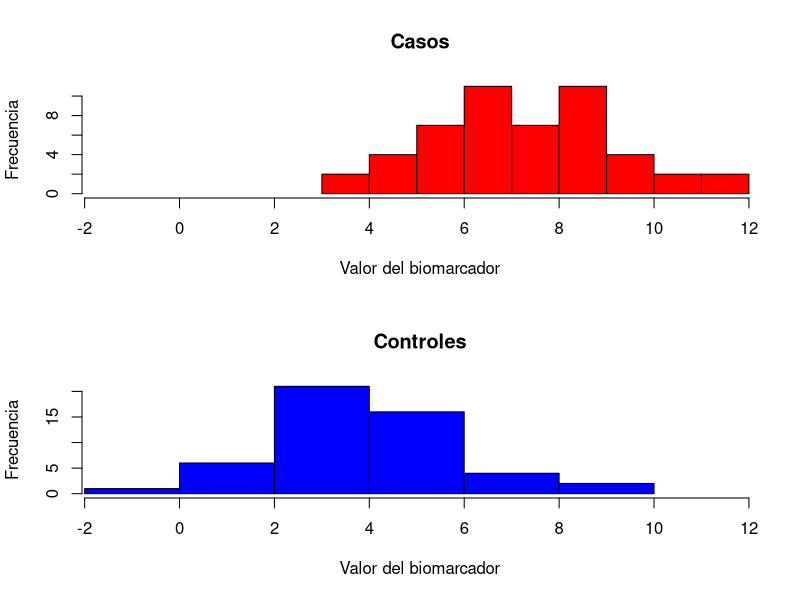
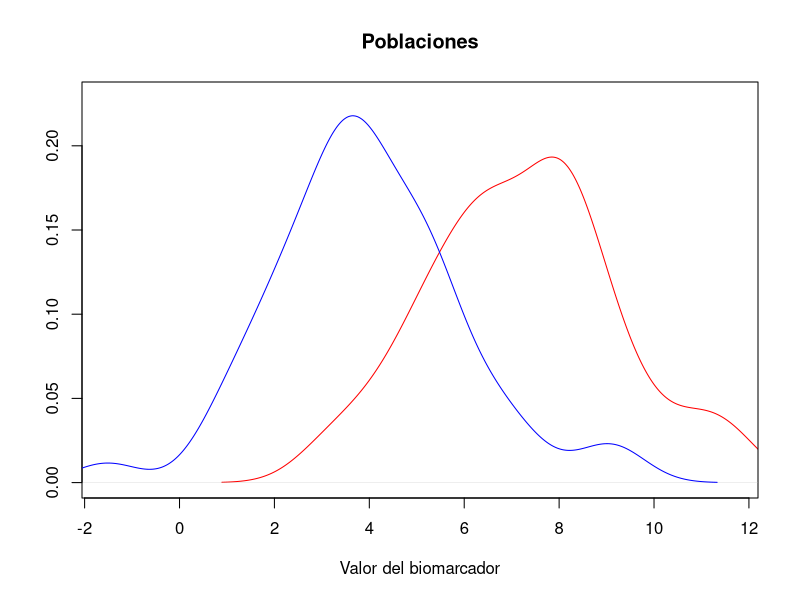

The R source for these figures, in order: (Note: this script raises an error after producing the figures.)
###############################################################################
# Funcion auxiliar para hacer un gráfico de las distintas poblaciones

poblaciones1 <- function(casos, controles){
  
  #############################################################################
  # casos: Valores de los individuos enfermos
  # Controles: Valores de los individuos sanos
  #############################################################################

  if(!is.numeric(casos))     stop("Los casos deben ser numericos")
  if(!is.numeric(controles)) stop("Los controles deben ser numericos") 
  
  par(mfrow=c(2,1))
  hist(casos, col = "red",
       xlim = c(min(c(controles, casos)),max(c(controles, casos))),
       main = "Casos", xlab = "Valor del biomarcador", ylab = "Frecuencia")
  hist(controles, col = "blue",
       xlim = c(min(c(controles, casos)),max(c(controles, casos))),
       main = "Controles", xlab = "Valor del biomarcador", ylab = "Frecuencia")
  par(mfrow=c(1,1))
}

set.seed(285899)
poblaciones1( casos = rnorm(50, 7, 2), controles = rnorm(50, 4, 2))



###############################################################################
# Funcion auxiliar para hacer un gráfico de las distintas poblaciones

poblaciones2 <- function(casos, controles){
  
  #############################################################################
  # casos: Valores de los individuos enfermos
  # Controles: Valores de los individuos sanos
  #############################################################################
  
  if(!is.numeric(casos))     stop("Los casos deben ser numericos")
  if(!is.numeric(controles)) stop("Los controles deben ser numericos") 
  
  plot(density(casos), col = "red",
       xlim = c(min(c(controles, casos)),max(c(controles, casos))), 
       ylim = c(0,1.05*max(c(max(density(casos)$y)),max(density(controles)$y))),
       main = "Poblaciones", xlab = "Valor del biomarcador", ylab = "")
  lines(density(controles), col = "blue")
}

set.seed(285899)
poblaciones2(casos = rnorm(50, 7, 2), controles = rnorm(50, 4, 2))



###############################################################################
# Funcion auxiliar para el calculo de la sensibilidad y especificidad 

calculo_SeSp <- function (casos, controles){
  
  #############################################################################
  # casos: Valores de los individuos enfermos
  # Controles: Valores de los individuos sanos
  #############################################################################
  
  if(!is.numeric(casos))     stop("Los casos deben ser numericos")
  if(!is.numeric(controles)) stop("Los controles deben ser numericos") 
  
  # Creacion de variables auxiliares y manipulacion de argumentos
  enf <- length(casos)
  san <- length(controles)
  casos <- sort(casos)
  controles <- sort(controles)
  cc <- sort(unique(c(casos, controles)))
  aux1 <- min(cc) - (0.01*min(cc))^2
  aux2 <- max(cc) + 0.01*max(cc)
  cc <- c(aux1, cc, aux2)
  
  roc <- data.frame(cc)
  # Cálculo de sensibilidad y especificidad para diferentes puntos de corte
  for(i in 1:length(cc)){
    roc$Se[i] <- sum(casos >= roc$cc[i])/enf
    roc$Sp[i] <- sum(controles < roc$cc[i])/san
    # roc$Se[i] <- sum(casos > roc$cc[i])/enf
    # roc$Sp[i] <- sum(controles < roc$cc[i])/san
  }
  
  return(roc)
}

set.seed(285899)
calculo_SeSp(casos = rnorm(50, 7, 2), controles = rnorm(50, 4, 2))



###############################################################################
# Funcion auxiliar para el calculo de la sensibilidad y especificidad tomando 
# la distribucion suavizada de los datos recogidos

calculo_SeSp_suavizado <- function (casos, controles){
  
  #############################################################################
  # casos: Valores de los individuos enfermos
  # Controles: Valores de los individuos sanos
  #############################################################################
  
  if(!is.numeric(casos))     stop("Los casos deben ser numericos")
  if(!is.numeric(controles)) stop("Los controles deben ser numericos") 
  
  # Creacion de variables auxiliares y manipulacion de argumentos
  dens_casos <- density(casos)
  dens_control <- density(controles)
  dens_casos$y <- dens_casos$y/sum(dens_casos$y)
  dens_control$y <- dens_control$y/sum(dens_control$y)
  cc <- sort(unique(c(dens_casos$x, dens_control$x)))
  aux1 <- min(cc) - (0.01*min(cc))^2
  aux2 <- max(cc) + 0.01*max(cc)
  cc <- c(aux1, cc, aux2)
  roc <- data.frame(cc)
  
  # Cálculo de sensibilidad y especificidad para diferentes puntos de corte
  for(i in 1:length(cc)){
    roc$Se[i] <- sum(dens_casos$y[dens_casos$x >= roc$cc[i]] )
    roc$Sp[i] <- sum(dens_control$y[dens_control$x < roc$cc[i]])
  }
  
  return(roc)
}

set.seed(285899)
calculo_SeSp_suavizado(casos = rnorm(50, 7, 2), controles = rnorm(50, 4, 2))



###############################################################################
# Funcion auxiliar para el calculo del AUC

calculo_auc <- function(roc){
  
  #############################################################################
  # roc: objeto creado por la funcion calculo_SeSp, calculo_SeSp_suavizado o
  # calculo_SeSp_parametrico. Contiene datos de la sensibilidad y especificidad
  #############################################################################
  
  if(!is.data.frame(roc)) stop("Parametro roc no valido")

  roc <- roc[nrow(roc):1,]
  auc <- 0
  for(i in 2:(nrow(roc))){
    auc <- auc + ((1-roc$Sp[i])-(1-roc$Sp[i-1]))*roc$Se[i-1]+((1-roc$Sp[i])-(1-roc$Sp[i-1]))*(roc$Se[i]-roc$Se[i-1])/2
  }
  
  return(auc)
}

set.seed(285899)
calculo_auc(calculo_SeSp(casos = rnorm(50, 7, 2), controles = rnorm(50, 4, 2))) 
calculo_auc(calculo_SeSp_suavizado(casos = rnorm(50, 7, 2), controles = rnorm(50, 4, 2))) 



###############################################################################
# Funcion auxiliar para el calculo del intervalo de confianza del AUC 
# utilizando bootstrap

ICauc_bootstrap <- function(casos, controles, Nsim, alpha){
  
  #############################################################################
  # casos: datos recogidos de los enfermos
  # controles: datos recogidos de los sanos
  # Nsim: numero de simulaciones que se van a utilizar en bootstrap
  # alpha: nivel de confianza
  #############################################################################
  
  if(!is.numeric(casos))     stop("Los casos deben ser numericos")
  if(!is.numeric(controles)) stop("Los controles deben ser numericos") 
  if(!is.numeric(Nsim))      stop("Los casos deben ser numericos")
  if(alpha<0 | alpha>1)      stop("Los controles deben ser numericos") 
  if(Nsim > 10000)           warning("Si Nsim es muy grande puede tardar mucho")
  
  enf <- length(casos)
  san <- length(controles)
  controles_sim <- matrix(0, ncol = Nsim, nrow = san)
  casos_sim <- matrix(0, ncol = Nsim, nrow = enf)
  for (i in 1:Nsim) {
    controles_sim[,i] <- sample(controles, san, replace = TRUE)
    casos_sim[,i] <-  sample(casos, enf, replace = TRUE)
  }
  auci <- rep(0,Nsim)
  for (i in 1:Nsim){
    roci <- calculo_SeSp(casos_sim[,i], controles_sim[,i])
    auci[i] <- calculo_auc(roci)
  }
  return(quantile(auci, c(alpha/2, 1-alpha/2))) # PFFF
}

set.seed(285899)
ICauc_bootstrap(casos = rnorm(50, 7, 2), controles = rnorm(50, 4, 2), Nsim = 30, alpha = 0.05)



###############################################################################
# Funcion auxiliar para el calculo del pAUC

calculo_pauc <- function(roc, AUC){
  
  #############################################################################
  # roc: objeto creado por la funcion calculo_SeSp contiene datos de la 
  #      sensibilidad y especificidad
  # AUC: rango de valores del complementario de la especificidad en el que se 
  #      quiere calcular el area
  #############################################################################
  
  if(!is.numeric(AUC) | length(AUC)!=2) 
    {stop("AUC debe ser un vector de longitud 2")}
  if(AUC[1]<0 | AUC[1]>1 | AUC[2]<0 | AUC[2]>1) 
    {stop("AUC no valido. Debe ser mayor que 0 y menor que 1")}
  if(!is.data.frame(roc) | ncol(roc)<3) 
    {stop("Argumento roc no valido")} 
  
  roc <- roc[nrow(roc):1,]
  pauc <- 0
  indices <- which( (1-roc$Sp)>AUC[1] & (1-roc$Sp)<AUC[2] )
  for(i in (min(indices)+1):(max(indices))){
    pauc <- pauc + ((1-roc$Sp[i])-(1-roc$Sp[i-1]))*roc$Se[i-1]+((1-roc$Sp[i])-(1-roc$Sp[i-1]))*(roc$Se[i]-roc$Se[i-1])/2
  }
  pauc <- pauc /(AUC[2]-AUC[1])  

    return(pauc)
}

set.seed(285899)
calculo_pauc( calculo_SeSp(casos = rnorm(50, 7, 2), controles = rnorm(50, 4, 2)), AUC = c(0.5,0.8)) 
calculo_pauc( calculo_SeSp_suavizado(casos = rnorm(50, 7, 2), controles = rnorm(50, 4, 2)), AUC = c(0.5,0.8)) 


###############################################################################
# REPASAR
# Funcion auxiliar para calcular los intervalos de confianza de la sensiblidad
# y la especificidad

IC_SeSp <- function(roc, enf, san, alpha){
  
  #############################################################################
  # roc: objeto creado por la funcion calculo_SeSp contiene datos de la 
  #      sensibilidad y especificidad
  #############################################################################
  
  if(!is.data.frame(roc) | ncol(roc)<3) stop("Argumento roc no valido") 
  if(!is.numeric(enf))                  stop("enf debe ser un numerico")
  if(!is.numeric(san))                  stop("san debe ser un numerico")
  if(alpha<0 | alpha>1) stop("alpha no valido. Debe ser mayor que 0 y menor que 1")
  
  for(i in 1:nrow(roc)){
    if (roc$Se[i] != 0 & roc$Se[i] != 1){
      roc$ciiSe[i] <- ICnorm(roc$Se[i]*enf, enf, alpha)[2]
      roc$cisSe[i] <- ICnorm(roc$Se[i]*enf, enf, alpha)[3]
    }else{
      roc$ciiSe[i] <- roc$Se[i]  
      roc$cisSe[i] <- roc$Se[i] }
    if (roc$Sp[i] != 0 & roc$Sp[i] != 1){
      roc$ciiSp[i] <- ICnorm(roc$Sp[i]*san, san, alpha)[2]
      roc$cisSp[i] <- ICnorm(roc$Sp[i]*san, san, alpha)[3]
    }else{
      roc$ciiSp[i] <- roc$Sp[i]  
      roc$cisSp[i] <- roc$Sp[i] }
    if (roc$ciiSe[i] < 0) roc$ciiSe[i] <- 0
    if (roc$ciiSe[i] > 1) roc$ciiSe[i] <- 1
    if (roc$cisSe[i] < 0) roc$cisSe[i] <- 0
    if (roc$cisSe[i] > 1) roc$cisSe[i] <- 1
    if (roc$ciiSp[i] < 0) roc$ciiSp[i] <- 0
    if (roc$ciiSp[i] > 1) roc$ciiSp[i] <- 1
    if (roc$cisSp[i] < 0) roc$cisSp[i] <- 0
    if (roc$cisSp[i] > 1) roc$cisSp[i] <- 1
  }

  cat("Numero de individuos medidos:", enf+san, "\n")
  return(roc)
}

set.seed(285899)
IC_SeSp(calculo_SeSp(casos = rnorm(50, 7, 2), controles = rnorm(50, 4, 2)), 50, 50, 0.05)



###############################################################################
# Funcion auxiliar para hacer la gráfica de la curva ROC

plot_roc <- function(roc, plot.ic, auc){
  
  #############################################################################
  # roc: objeto creado por la funcion calculo_SeSp o similares. Contiene datos 
  #      de la sensibilidad y especificidad
  # plot.ic: booleano. Indica si se quiere graficar el IC
  #############################################################################
  
  if(!is.data.frame(roc))   stop("Argumento roc no valido")
  if(!is.logical(plot.ic))  stop("plot.ic debe ser un booleano")
  
  roc <- roc[nrow(roc):1,]
  plot(1-roc$Sp, roc$Se, 
       xlab = "1-Especificidad", ylab = "Sensibilidad", main = "Curva ROC",
       xlim = c(0, 1), ylim = c(0, 1), type = "l")
  abline(a=0, b=1, col= "grey")
  
  # Si pide graficar el intervalo
  if(plot.ic == TRUE){
    lines(1-roc$ciiSp, roc$ciiSe, col = "blue")
    lines(1-roc$cisSp, roc$cisSe, col = "blue")
  }
  
  # texo con el valor del AUC si se ha pedido
  if(is.numeric(auc)){
    texto <- paste("AUC = ", round(auc[1],3))
    text(0.60,0.2,texto, adj = c(0,0))
    if(length(auc)==3){
      texto <- paste("IC = (",round(auc[2],3),",",round(auc[3],3),")")
      text(0.60,0.05,texto, col = "blue", adj = c(0,0))
    }
  }
}

set.seed(285899)
plot_roc(calculo_SeSp(casos = rnorm(50, 7, 2), controles = rnorm(50, 4, 2)), FALSE, auc = FALSE)
plot_roc(IC_SeSp(calculo_SeSp(casos = rnorm(50, 7, 2), controles = rnorm(50, 4, 2)), 50,50, 0.05), TRUE, auc = c(0.864, 0.69598,0.86703))
plot_roc(IC_SeSp(calculo_SeSp(casos = rnorm(500, 7, 1.5), controles = rnorm(300, 5, 2)), 500,300, 0.05), TRUE, auc = 0.77769)



###############################################################################
# Función para el cálculo de curvas ROC no parametricas 

Roc <- function(casos, controles, smooth = FALSE, IC = FALSE, 
                plot = TRUE, plot.ic = FALSE, alpha = 0.05,
                AUC = TRUE, AUC.ic = FALSE, Nsim = 500, pAUC = FALSE,
                descriptivo = FALSE){
  
  #############################################################################
  # casos: Valores de los individuos enfermos
  # Controles: Valores de los individuos sanos
  # smooth: guarda los datos suavizados en vez de los empiricos
  # IC: calcula los intervalos de confianza para la Se y la Sp
  # plot: si plot=TRUE realiza el gráfico de la curva
  # plot.ic: gráfico con los intervalos de confianza o no
  # alpha: nivel de confianza de las estimaciones
  # AUC: si AUC=TRUE calcula el area bajo la curva 
  # AIC.ic: calculo del intervalo de confianza del AUC mediante bootstrap
  # Nsim: numero de simulaciones de bootstrap
  # Descriptivo: grafico descriptivo de las poblaciones de sanos y enfermos
  #############################################################################
  
  # Comprobación de los argumentos
  if(!is.logical(smooth))    stop("El argumento smooth debe ser TRUE o FALSE")
  if(!is.logical(IC))        stop("El argumento IC debe ser TRUE o FALSE")
  if(!is.logical(plot))      stop("El argumento plot debe ser TRUE o FALSE")
  if(!is.logical(plot.ic))   stop("El argumento plot.ic debe ser TRUE o FALSE")
  
  #Eliminar los missing
  if(sum(is.na(casos))!=0){
    warning("Los missing de los casos se eliminarán")
    casos <- casos[!is.na(casos)] }
  if(sum(is.na(controles))!=0){
    warning("Los missing de los controles se eliminarán")
    controles <- controles[!is.na(controles)] }
  # OTros warnings
  if(plot == FALSE & plot.ic == TRUE){
    warning("No se ha soliciado el gráfico principal.Poner plot = TRUE")}
  
  
  # Descriptivo de las poblaciones
  if (descriptivo == 1) poblaciones1(casos, controles)
  if (descriptivo == 2) poblaciones2(casos, controles)  
  
  # Obtencion de la sensibilidad y la especificidad
  enf <- length(casos)
  san <- length(controles)
  n <- enf + san
  # suavizado o no de los datos
  if(smooth == TRUE){
    roc <- calculo_SeSp_suavizado(casos, controles)
  }else{ 
    roc <- calculo_SeSp(casos, controles) }
  
  # Calculo del IC de la curva ROC para la curva suponiendo normalidad
  if(IC == TRUE){
    roc <- IC_SeSp(roc, enf, san, alpha)
  }

  # Cálculo del AUC
  auc <- NULL
  if(AUC[1]==TRUE & length(AUC)==1){
    auc <- calculo_auc(roc)
    if(AUC.ic == TRUE) {
      auc <- c(auc, ICauc_bootstrap(casos, controles, Nsim, alpha)) # PFFF
    }
  }
  
  # Calculo del pauc
  pauc <- NULL  
  if(is.numeric(pAUC) & length(pAUC)==2){
    pauc <- calculo_pauc(roc, pAUC)
  }
  
  # Dibujo de la curva ROC
  if(plot==TRUE) plot_roc(roc, plot.ic, auc)
  
    return(list(casos, controles, roc, auc, pauc)) # auc
}


# Roc(casos, controles, smooth = FALSE, IC = FALSE, plot = TRUE, plot.ic = FALSE,
# alpha = 0.05, AUC = TRUE, AUC.ic = FALSE, Nsim = 300, descriptivo = FALSE)
set.seed(285899)
Roc(casos = rnorm(50, 7, 1.5), controles = rnorm(50, 4, 2)) # 0.9085
roc <- Roc(casos = rnorm(50, 7, 1.5), controles = rnorm(50, 4, 2), plot.ic = TRUE, IC = TRUE, AUC.ic = TRUE, descriptivo = 2)
Roc(casos = rnorm(50, 7, 1.5), controles = rnorm(50, 4, 2),
    plot.ic = TRUE, IC = TRUE, AUC.ic = TRUE, smooth = TRUE)
Roc(casos = rnorm(50, 7, 1.5), controles = rnorm(50, 4, 2), pAUC = c(0.6,0.8))

# library(pROC)
# ?roc
# plot(roc(cases=casos, controls=controles))
# roc(cases=0:10, controls= -5:5)



###############################################################################
# Funcion auxiliar para el calculo de la sensibilidad y especificidad tomando 
# una distribucion conocida para sanos y enfermos.

calculo_SeSp_parametrico <- function(casos, controles, puntos){
  
  #############################################################################
  # casos: Valores de los parametros de la distribucion de enfermos
  # Controles: Valores de los parametros de la distribucion de sanos
  # puntos: numero de divisiones a realizar
  #############################################################################
  
  if(!is.numeric(casos) | length(casos)!= 2){
    stop("Hay que porporcionar los parámetros de la distribución de los casos") }
  if(!is.numeric(controles)| length(controles)!= 2){
    stop("Hay que porporcionar los parámetros de la distribución de los controles") }
  if(!is.numeric(puntos)) stop("El argumento puntos debe toomar un valor numérico")
  
  cat(" Se asumen distribuciones normales para casos y controles. ", "\n")
  # media-5*sd = 99.99 probabilidad
  # minimo y maximo para el dominio de valores factibles
  con_min <- casos[1]-5*casos[2] 
  cas_max <- controles[1]+5*controles[2]
  cortes <- c(-Inf, seq(from = con_min, to = cas_max, by = (cas_max - con_min)/puntos), Inf)
  roc <- data.frame(cortes)
  
  # Cálculo de sensibilidad y especificidad para diferentes puntos de corte
  roc$Se[1] <- 1
  roc$Sp[1] <- 0
  roc$Se[length(cortes)] <- 0
  roc$Sp[length(cortes)] <- 1 
  for(i in 2:length(cortes)-1){
    # repasar esto
    roc$Se[i] <- pnorm(cortes[i], casos[1], casos[2], lower.tail = FALSE)
    roc$Sp[i] <- pnorm(cortes[i], controles[1], controles[2], lower.tail = TRUE)
  }
  
  return(roc)
}

set.seed(1996)
calculo_SeSp_parametrico(casos = c(3,1), controles = c(1,1), puntos=100)



###############################################################################
# Funcion auxiliar para hacer un gráfico de las distintas poblaciones

poblaciones3 <- function(casos, controles){
  
  #############################################################################
  # casos: Valores de los individuos enfermos
  # Controles: Valores de los individuos sanos
  #############################################################################
  
  if(!is.numeric(casos))     stop("Los casos deben ser numericos")
  if(!is.numeric(controles)) stop("Los controles deben ser numericos") 
  
  curve(dnorm(x,casos[1],casos[2]),col = "red",
        xlim = c(min(controles[1]-5*controles[2],casos[1]-5*casos[2]), max(casos[1]+5*casos[2],controles[1]+5*controles[2])),
        ylim = c(0,0.4/min(casos[2], controles[2])),
        main = "Poblaciones", xlab = "Valor del biomarcador", ylab = "")
  curve(dnorm(x,controles[1],controles[2]), add=TRUE)
}

set.seed(285899)
poblaciones3( casos = c(7, 1), controles = c(4, 2))



###############################################################################
# Función para el cálculo de curvas ROC parametricas teniendo la distribucion 
# de las poblaciones de sanos y enfermos. Se momeno la distribucion de los 
# sanos y enfermos solo puede ser normal.

Roc_parametrica <- function(casos, controles, 
                            AUC = TRUE, plot = TRUE,  alpha = 0.05, 
                            descriptivo = FALSE ,puntos= 516){
  
  #############################################################################
  # casos : parametros de la distribucion de los enfermos
  # controles : parametros de la distribucion de los sanos
  # dist.casos : distribucion de los enfermos 
  # dist.controles : distribucion de los sanos
  # plot: si plot=TRUE realiza el gráfico de la curva
  # AUC: si AUC=TRUE calcula el area bajo la curva 
  # alpha: nivel de confianza para las estimaciones
  # puntos: número de divisiones del espacio para el calculo de la aproximacion 
  # descriptivo: indica si hay que graficar las poblaciones de sanos y enfermos   
  #############################################################################
  
  # Comprobación de los argumentos
  if(!is.numeric(casos) | length(casos)>4){
    stop("Hay que porporcionar los parámetros de la distribución de los casos") }
  if(!is.numeric(controles)| length(controles)>4){
    stop("Hay que porporcionar los parámetros de la distribución de los controles") }
  
  roc <- calculo_SeSp_parametrico( casos, controles, puntos)
  
  # Descriptivo de las poblaciones
  if (descriptivo == TRUE) poblaciones3(casos, controles)
  
  # Cálculo del AUC
  auc <- NULL
  if(AUC[1]==TRUE & length(AUC)==1){
    auc <- calculo_auc(roc)
  }
  
  # Calculo del pauc
  pauc <- NULL  
  if(is.numeric(AUC) & length(AUC)==2){
    pauc <- calculo_pauc(roc, AUC)
  }
  
  # Dibujo de la curva ROC
  if(plot==TRUE)  plot_roc(roc, plot.ic = FALSE, auc)
  
  return(list(casos, controles, roc, auc, pauc))
}

Roc_parametrica(casos =  c(185,40), controles =  c(60,50), descriptivo = TRUE)




###############################################################################
# Funcion auxiliar para  el calculo de funcion PruebasBinarias() en la funcion
# PCO(). Solo se puede aplicar en el estudios de casos y controles, por tanto
# hay que introducir la prevalencia

PB <- function(roc, pco, prev, alpha, n){
  
  #############################################################################
  # roc: Objeto creado por la función Roc o Roc_parametrica
  # pco: punto de corte para el que se calcula las medidas
  # prev: nivel de prevalencia
  # alpha: nivel de confianza de las estimaciones
  # n: variable auxilar para el calculo con Roc_parametricas
  #############################################################################
  
  dico <- list()
  for (i in 1:length(pco)){
    # Para las roc
    if(length(roc[[1]])>2){
      casos <- roc[[1]]
      controles <- roc[[2]]
      VP <- as.numeric(sum(casos >= pco[i]))
      VN <- as.numeric(sum(controles < pco[i]))
      FP <- as.numeric(sum(casos < pco[i]))
      FN <- as.numeric(sum(controles >= pco[i]))
      dico[[i]] <- PruebasBinarias(VP, VN, FP, FN, alpha, prev, FALSE)
    }
    
    # para roc_parametrica
    if(length(roc[[1]])==2){
      casos <- roc[[1]]
      controles <- roc[[2]]
      VP <- round(pnorm(pco[i], casos[1], casos[2], lower.tail = FALSE)*n)
      VN <- round(pnorm(pco[i], controles[1], controles[2], lower.tail = TRUE)*n)
      FP <- round(pnorm(pco[i], controles[1], controles[2],lower.tail = FALSE)*n)
      FN <- round(pnorm(pco[i], casos[1], casos[2], lower.tail = TRUE)*n)
      dico[[i]] <- PruebasBinarias(VP, VN, FP, FN, alpha, prev, FALSE )
    }
  }
  return(dico)
}

PB(Roc(rnorm(50,6,1), rnorm(50,3,1)), pco = 4.5, prev = 0.2, alpha = 0.05, n = 10000)
PB(Roc_parametrica(c(6,1), c(3,1)), pco = c(4.5, 5), prev = 0.2, alpha = 0.05, n = 10000)



###############################################################################
# Función para elecció de un punto de corte según un criterio de interés. Hay
# 4 criterios diferentes implementados.

PCO <- function( roc, metodo, prev = NULL, alpha = 0.05, casos = 10000){
  
  #############################################################################
  # roc: data.frame creado por la funcion Roc(). Punto de corte junto con la 
  #      sensibilidad y especificidad asociados
  # metodo: criterio de seleccion del punto de corte óptimo
  # prev: Indica si se quiere calcular la prueba binaria. por defecto es null
  #      y no lo calcula. Si se quieren calcular hay que introducir el valor 
  #      de la prevalencia.
  # alpha: nivel de confianza para las estimaciones.
  # casos: variable auxiliar para calcular las estimaciones en casos de curvas
  #      roc parametricas. No se tiene el numero de casos, por lo que se 
  #      hace proporcional a la distribucion . Si se quiere controlar la 
  #      semilla hay que hacerlo fuera del programa.
  #############################################################################
  
  # if(!is.list(roc)) stop("Argumento roc no valido")
  if(metodo!="youden" &  metodo!="(0,1)" & metodo!="maxSe" & metodo!="maxSp"){ 
    stop("Metodo no valido.")}
  if(alpha<0 | alpha>1)   stop("alpha tiene que ser mayor que 0 y menor que 1")
  # if(is.null(prev) | (prev<0 | prev>1)) stop("prev tiene que ser mayor que 0 y menor que 1")
  
  aux <- roc
  roc <- roc[[3]]
  
  # Youden
  if(metodo == "youden"){
    roc$youden <- roc$Se - (1 - roc$Sp)
    pco <- roc$cc[roc$youden == max(roc$youden)] 
    roc <- roc[ ,!colnames(roc)=="youden"]
  }
  
  # Punto mas cercano a (0,1)
  if(metodo == "(0,1)"){
    roc$dist_cerouno <- sqrt((1-roc$Sp)^2+(roc$Se-1)^2)
    pco <- roc$cc[roc$dist_cerouno == min(roc$dist_cerouno)]
    roc <- roc[ ,!colnames(roc)=="dist_cerouno"]
  }
  
  # maximizar sensibilidad
  if(metodo == "maxSe"){
    pco <- max(roc$cc[roc$Se == 1])
  }
  
  # maximizar la especifidad
  if(metodo == "maxSp"){
    pco <- min(roc$cc[roc$Sp == 1])
  }
  
  PB <- NULL
  if(!is.null(prev)){
    PB <- PB(aux, pco, prev, alpha, casos)
  }
  
  if(!is.null(prev)){
    return(list(pco, PB))
  }else{
    return(pco)
  }
}
  

set.seed(400)
p1 <- Roc(casos = rnorm(50, 7, 2), controles = rnorm(50, 4, 2))
PCO(p1, metodo = "youden") # 4.962894 5.634625 5.796323
PCO(p1, metodo = "(0,1)")  # 4.962894 5.634625
PCO(p1, metodo = "maxSe")  # 1.975445
PCO(p1, metodo = "maxSp")  # 9.536409

PCO(p1, metodo = "(0,1)", prev = 0.1)

# library(OptimalCutpoints)
# ?optimal.cutpoints
# data <- data.frame(x = c(casos, controles) ,status = c(rep(1,50),rep(0,50)), id = 1:100)
# cc1 <- optimal.cutpoints("x" ,"status" , tag.healthy = 0, methods = "Youden",  data)
# cc2 <- optimal.cutpoints("x" ,"status" , tag.healthy = 0, methods = "ROC01" ,  data)
# cc3 <- optimal.cutpoints("x" ,"status" , tag.healthy = 0, methods = "MaxSe",  data)
# cc4 <- optimal.cutpoints("x" ,"status" , tag.healthy = 0, methods = "MaxSp",  data)


